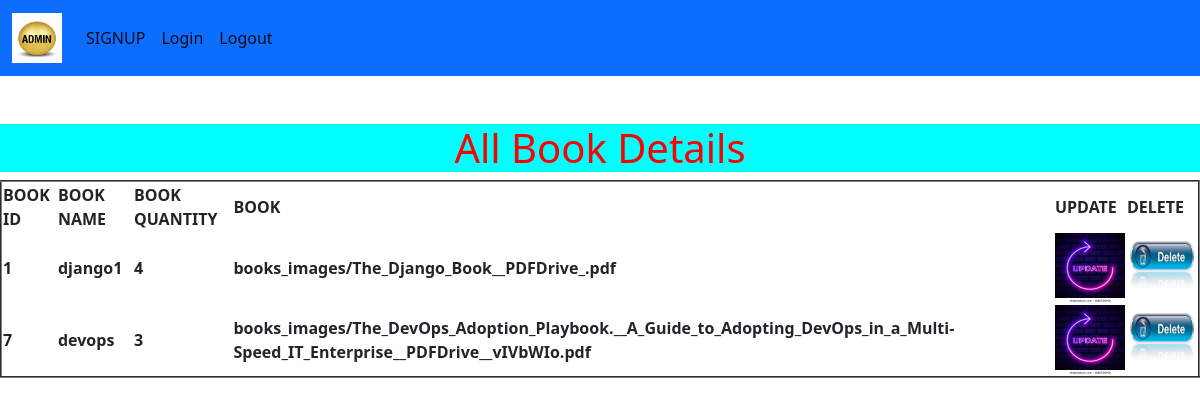
Screenshot of /allbook/ with the database file from the repository.
### libraryapp/models.py (models this page shows)
class Library(models.Model):
    id=models.AutoField(primary_key=True)
    name=models.CharField(max_length=100)
    quantity=models.IntegerField()
    books=models.FileField(upload_to='books_images/',max_length=1000)

### libraryapp/views.py (the view)
# urls.py: path('allbook/',views.allbook.as_view(),name='allbook'),
class allbook(ListView):
    template_name="allbook.html"
    model=Library
    form_class = LibraryForm

### templates/allbook.html (shortened to what this page needs)
{% extends 'common.html' %}
{% block index %}
{% load static %}
<table align='center' border='2'>
            <center><h1 style="background-color:aqua;color:red">All Book Details</h1></center>
    <tr>
        <th>BOOK ID</th>
        <th>BOOK NAME</th>
        <th>BOOK QUANTITY</th>
        <th>BOOK </th>
        <th>UPDATE</th>
        <th>DELETE</th>
    </tr>
    {% for x in object_list %}
    <tr>
        <th>{{x.id}}</th>
        <th>{{x.name}}</th>
        <th>{{x.quantity}}</th>
        <th>{{x.books}}</th>
        <th>
           <a href="{% url 'update' x.id %}">
              <img src="{% static 'images\update.png' %}" width='70'px height='70'px>
           </a>
        </th>
        <th>
            <a href="{% url 'delete' x.id %}">
                <img src="{% static 'images\delete.png' %}" width='70'px height='70'px>
            </a>
        </th>
    </tr>
    {% endfor %}
</table>
{% endblock %}

### templates/common.html (shortened to what this page needs)
{% load static %}
<!doctype html>
<html lang="en">
  <head>
    <link href="https://cdn.jsdelivr.net/npm/bootstrap@5.2.0/dist/css/bootstrap.min.css" rel="stylesheet">
  </head>
  <body>
    <nav class="navbar navbar-expand-lg bg-primary">
        <div class="container-fluid">
          <a class="navbar-brand" href="{% url 'index' %}">
            <img src="{% static 'images\admin.png.jpg' %}" width=50 px height= 50 px>
          </a>
          <div class="collapse navbar-collapse" id="navbarNav">
            <ul class="navbar-nav">
              <li class="nav-item">
                <a class="nav-link active" aria-current="page" href="{% url 'signup' %}">SIGNUP</a>
              </li>
              <li class="nav-item">
                <a class="nav-link active" aria-current="page" href="{% url 'login' %}">Login</a>
              </li>
              <li class="nav-item">
                <a class="nav-link active" aria-current="page" href="{% url 'index' %}">Logout</a>
              </li>
            </ul>
          </div>
        </div>
      </nav>
      <br>
      <br>
      {% block index %}
      {% endblock %}
  </body>
</html>

### rows the page displays
Library: id "1", name "django1", quantity "4", books "books_images/The_Django_Book__PDFDrive_.pdf"
Library: id "7", name "devops", quantity "3", books "books_images/The_DevOps_Adoption_Playbook.__A_Guide_to_Adopting_DevOps_in_a_Multi-Speed_IT_Enterprise__PDFDrive__vIVbWIo.pdf"
